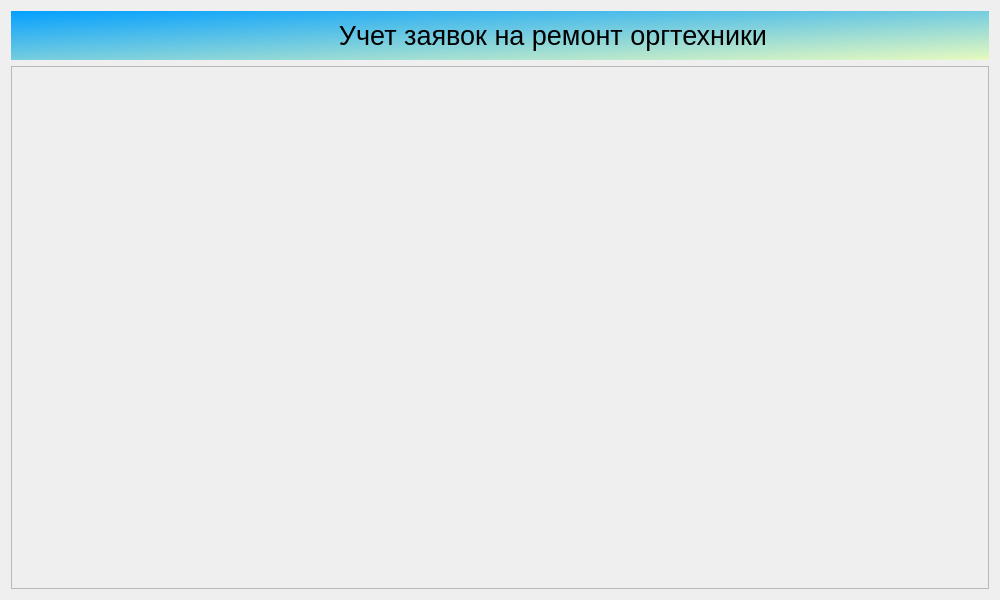
<?xml version="1.0" encoding="UTF-8"?>
<ui version="4.0">
 <class>Dialog</class>
 <widget class="QDialog" name="Dialog">
  <property name="geometry">
   <rect>
    <x>0</x>
    <y>0</y>
    <width>1000</width>
    <height>600</height>
   </rect>
  </property>
  <property name="minimumSize">
   <size>
    <width>1000</width>
    <height>600</height>
   </size>
  </property>
  <property name="windowTitle">
   <string>Учет заявок на ремонт оргтехники</string>
  </property>
  <property name="windowIcon">
   <iconset theme="accessories-dictionary">
    <selectedon>../../../../../logo.png</selectedon>
   </iconset>
  </property>
  <property name="toolTipDuration">
   <number>0</number>
  </property>
  <property name="sizeGripEnabled">
   <bool>false</bool>
  </property>
  <layout class="QGridLayout" name="gridLayout">
   <item row="0" column="0">
    <widget class="QWidget" name="widget" native="true">
     <property name="styleSheet">
      <string notr="true">QWidget#widget{
background-color: qlineargradient(spread:pad, x1:0, y1:0, x2:1, y2:1, stop:0 rgba(4, 160, 255, 255), stop:1 rgba(231, 250, 191, 255));}

</string>
     </property>
     <layout class="QHBoxLayout" name="horizontalLayout">
      <item>
       <layout class="QHBoxLayout" name="horizontalLayout_2">
        <item>
         <widget class="QLabel" name="label">
          <property name="maximumSize">
           <size>
            <width>100</width>
            <height>100</height>
           </size>
          </property>
          <property name="text">
           <string/>
          </property>
          <property name="textFormat">
           <enum>Qt::AutoText</enum>
          </property>
          <property name="pixmap">
           <pixmap>StepicDemo-main/media/logo.png</pixmap>
          </property>
          <property name="scaledContents">
           <bool>true</bool>
          </property>
         </widget>
        </item>
        <item>
         <widget class="QLabel" name="label_2">
          <property name="font">
           <font>
            <pointsize>20</pointsize>
           </font>
          </property>
          <property name="text">
           <string>Учет заявок на ремонт оргтехники</string>
          </property>
          <property name="alignment">
           <set>Qt::AlignCenter</set>
          </property>
         </widget>
        </item>
       </layout>
      </item>
     </layout>
    </widget>
   </item>
   <item row="1" column="0">
    <widget class="QScrollArea" name="scrollArea">
     <property name="widgetResizable">
      <bool>true</bool>
     </property>
     <widget class="QWidget" name="scrollAreaWidgetContents">
      <property name="geometry">
       <rect>
        <x>0</x>
        <y>0</y>
        <width>984</width>
        <height>484</height>
       </rect>
      </property>
     </widget>
    </widget>
   </item>
  </layout>
 </widget>
 <resources/>
 <connections/>
</ui>
